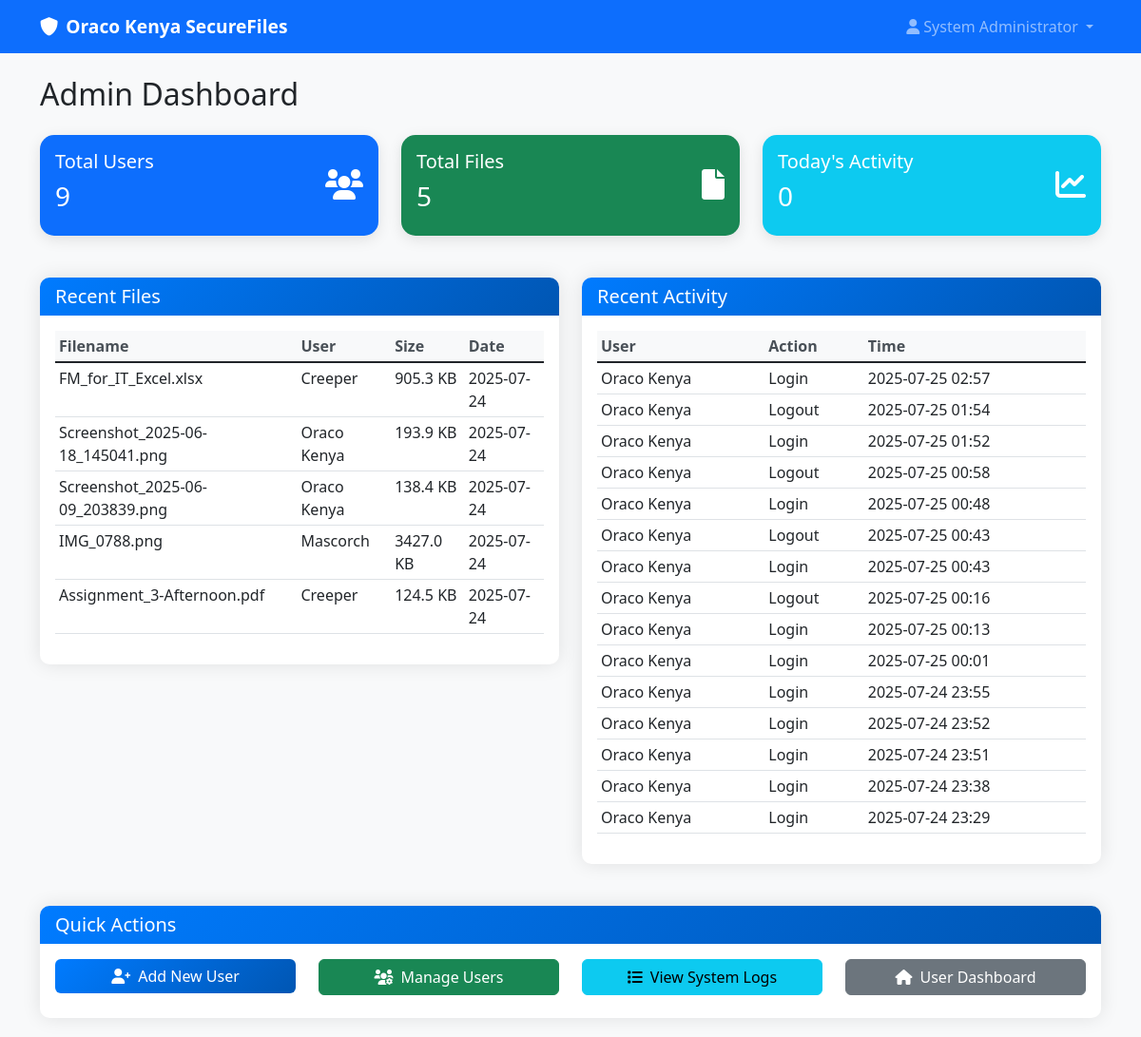
Page /admin (signed in) on the earlier database version.
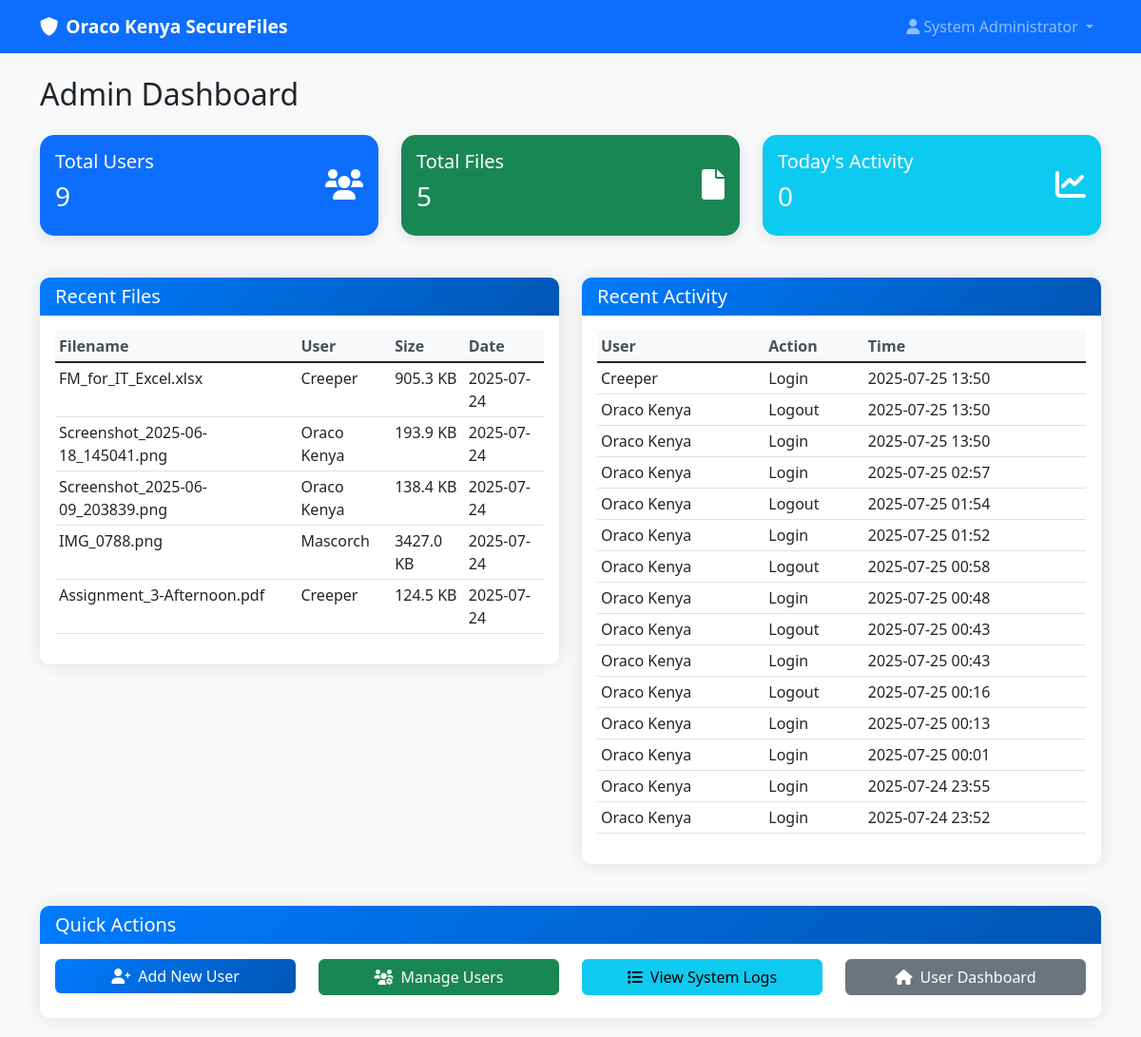
Same page on the later database version.
### tables this page shows
CREATE TABLE files (
        id INTEGER PRIMARY KEY AUTOINCREMENT,
        original_filename TEXT NOT NULL,
        encrypted_filename TEXT NOT NULL,
        file_size INTEGER NOT NULL,
        owner_id INTEGER NOT NULL,
        shared_with TEXT,
        encryption_key_hash TEXT NOT NULL,
        uploaded_at TIMESTAMP DEFAULT CURRENT_TIMESTAMP,
        last_accessed TIMESTAMP,
        access_count INTEGER DEFAULT 0,
        FOREIGN KEY (owner_id) REFERENCES users (id)
    );

CREATE TABLE users (
        id INTEGER PRIMARY KEY AUTOINCREMENT,
        username TEXT UNIQUE NOT NULL,
        email TEXT UNIQUE NOT NULL,
        password_hash TEXT NOT NULL,
        full_name TEXT NOT NULL,
        department TEXT NOT NULL,
        role TEXT DEFAULT 'user',
        is_active INTEGER DEFAULT 1,
        created_at TIMESTAMP DEFAULT CURRENT_TIMESTAMP,
        last_login TIMESTAMP,
        reset_token TEXT,
        reset_token_expires TIMESTAMP
    );

CREATE TABLE activity_logs (
        id INTEGER PRIMARY KEY AUTOINCREMENT,
        user_id INTEGER NOT NULL,
        action TEXT NOT NULL,
        details TEXT,
        ip_address TEXT,
        timestamp TIMESTAMP DEFAULT CURRENT_TIMESTAMP,
        FOREIGN KEY (user_id) REFERENCES users (id)
    );

### app.py (the view)
    def decorated_function(*args, **kwargs):
        if 'user_id' not in session:
            return redirect(url_for('login'))
        conn = sqlite3.connect('oraco_system.db')
        c = conn.cursor()
        c.execute('SELECT role FROM users WHERE id = ?', (session['user_id'],))
        user = c.fetchone()
        conn.close()
        if not user or user[0] != 'admin':
            flash('Access denied. Admin privileges required.', 'error')
            return redirect(url_for('dashboard'))
        return f(*args, **kwargs)

### app.py (called while the page is built)
def require_admin(f):
    def decorated_function(*args, **kwargs):
        if 'user_id' not in session:
            return redirect(url_for('login'))
        conn = sqlite3.connect('oraco_system.db')
        c = conn.cursor()
        c.execute('SELECT role FROM users WHERE id = ?', (session['user_id'],))
        user = c.fetchone()
        conn.close()
        if not user or user[0] != 'admin':
            flash('Access denied. Admin privileges required.', 'error')
            return redirect(url_for('dashboard'))
        return f(*args, **kwargs)
    decorated_function.__name__ = f.__name__
    return decorated_function

### templates/admin_dashboard.html (shortened to what the changed rows need)
{% extends "base.html" %}
{% block content %}
<div class="row">
    <div class="col-12">
        <h2 class="mb-4">Admin Dashboard</h2>
    </div>
</div>
<div class="row">
    <div class="col-lg-6">
        <div class="card">
            <div class="card-body">
                <div class="table-responsive">
                    <table class="table table-sm">
                        <thead>
                            <tr>
                                <th>Filename</th>
                                <th>User</th>
                                <th>Size</th>
                                <th>Date</th>
                            </tr>
                        </thead>
                        <tbody>
                            {% for file in recent_files %}
                            <tr>
                                <td>{{ file[0] }}</td>
                                <td>{{ file[1] }}</td>
                                <td>{{ "%.1f"|format(file[3]/1024) }} KB</td>
                                <td>{{ file[2][:10] }}</td>
                            </tr>
                            {% endfor %}
                        </tbody>
                    </table>
                </div>
            </div>
        </div>
    </div>
    <div class="col-lg-6">
        <div class="card">
            <div class="card-body">
                <div class="table-responsive">
                    <table class="table table-sm">
                        <thead>
                            <tr>
                                <th>User</th>
                                <th>Action</th>
                                <th>Time</th>
                            </tr>
                        </thead>
                        <tbody>
                            {% for activity in recent_activities %}
                            <tr>
                                <td>{{ activity[0] }}</td>
                                <td>{{ activity[1] }}</td>
                                <td>{{ activity[3][:16] }}</td>
                            </tr>
                            {% endfor %}
                        </tbody>
                    </table>
                </div>
            </div>
        </div>
    </div>
</div>
{% endblock %}

Differences in the rows shown:
no longer on this page (row unchanged): activity_logs: username "Oraco Kenya", action "Login", timestamp "2025-07-24 23:51"
no longer on this page (row unchanged): activity_logs: username "Oraco Kenya", action "Login", timestamp "2025-07-24 23:38"
no longer on this page (row unchanged): activity_logs: username "Oraco Kenya", action "Login", timestamp "2025-07-24 23:29"
added activity_logs: username "Creeper", action "Login", timestamp "2025-07-25 13:50"
added activity_logs: username "Oraco Kenya", action "Logout", timestamp "2025-07-25 13:50"
added activity_logs: username "Oraco Kenya", action "Login", timestamp "2025-07-25 13:50"
